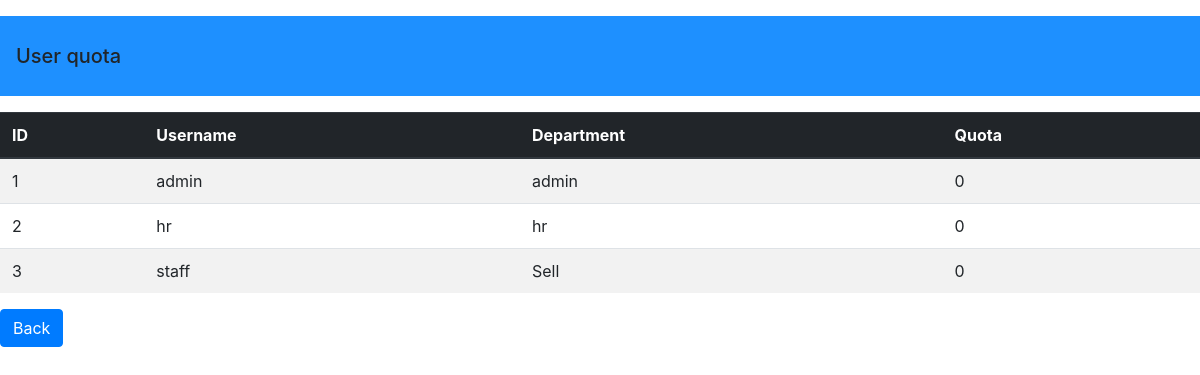
Before: /user_quota_list.php with the older database file.
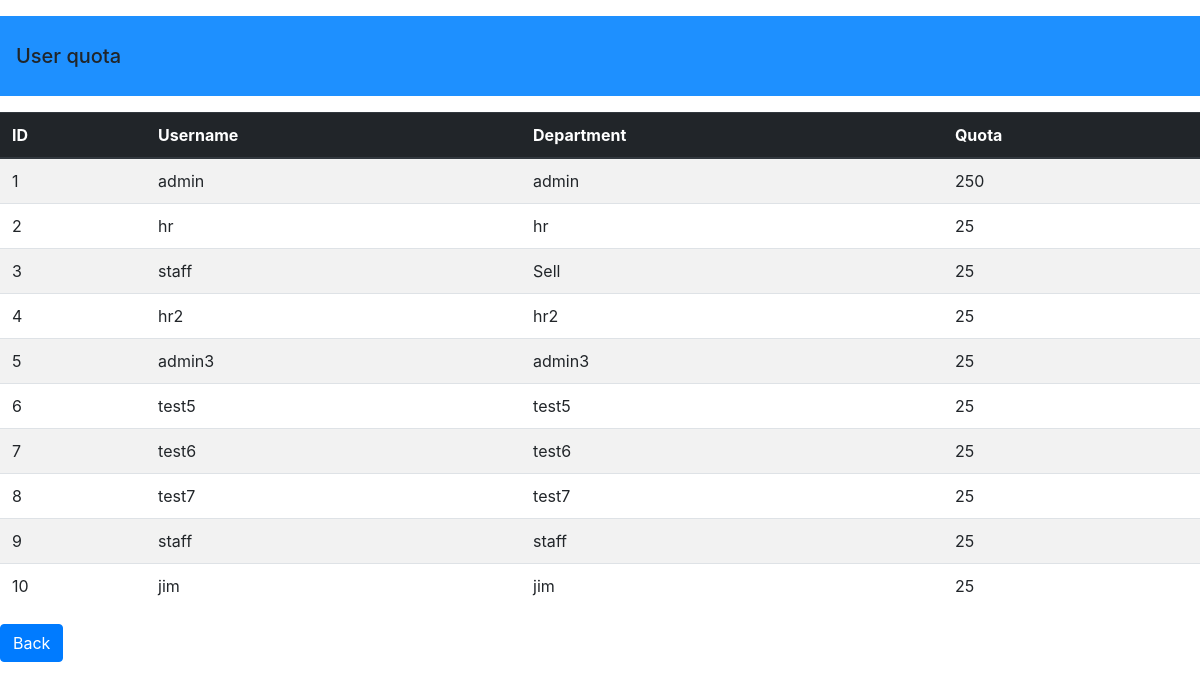
After: the same page with the newer database file.
### tables this page shows
CREATE TABLE `user` (
  `User_ID` int(8) NOT NULL,
  `User_FNAME` varchar(45) NOT NULL,
  `User_LName` varchar(45) NOT NULL,
  `User_Gender` varchar(6) NOT NULL,
  `User_DOB` date NOT NULL,
  `User_Department` varchar(25) NOT NULL,
  `User_Position` varchar(25) NOT NULL,
  `User_Email` varchar(25) NOT NULL,
  `User_Tel` varchar(25) NOT NULL,
  `User_Address` text NOT NULL,
  `User_Username` varchar(25) NOT NULL,
  `User_Password` varchar(25) NOT NULL,
  `User_Quota` int(16) NOT NULL
);

### user_quota_list.php (the view, shortened to what this page needs)
<?php require_once('connect.php'); ?>
  <head>
    <link rel="stylesheet" href="https://maxcdn.bootstrapcdn.com/bootstrap/4.0.0/css/bootstrap.min.css">
  </head>
  <body>
	<nav class="navbar" style ='height:80px; background-color: dodgerblue;'>
	<span class="navbar-brand mb-0 h1">User quota</span>
	</nav>
  </body>
</html>
<div class="mx-auto" >
<table class="table table-striped">
<thead class="thead-dark">
                <tr>
                    <th>ID</th>
                    <th>Username</th>
                    <th>Department</th>
                    <th>Quota</th>
                </tr>
                </thead>
<?php
$sql = 'SELECT User_ID,User_Username,User_Department,User_Quota FROM `user`';
          $result=$mysqli->query($sql);
          while($row=$result->fetch_array()){ ?>
            <tr>
                <td><?=$row['User_ID']?></td>
                <td><?=$row['User_Username']?></td>
                <td><?=$row['User_Department']?></td>
                <td><?=$row['User_Quota']?></td>
            </tr>
            <?php } ?>
            </table>
            <a class ='btn btn-primary' href ='main.php'>Back</a>
            </div>

Changed rows visible on the page:
changed user "admin": User_Quota "0" → "250"
changed user "hr": User_Quota "0" → "25"
changed user "Sell": User_Quota "0" → "25"
added user: User_ID "4", User_Username "hr2", User_Department "hr2", User_Quota "25"
added user: User_ID "5", User_Username "admin3", User_Department "admin3", User_Quota "25"
added user: User_ID "6", User_Username "test5", User_Department "test5", User_Quota "25"
added user: User_ID "7", User_Username "test6", User_Department "test6", User_Quota "25"
added user: User_ID "8", User_Username "test7", User_Department "test7", User_Quota "25"
added user: User_ID "9", User_Username "staff", User_Department "staff", User_Quota "25"
added user: User_ID "10", User_Username "jim", User_Department "jim", User_Quota "25"
